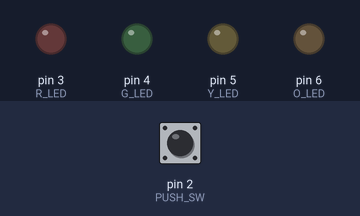
The sketch below on a simulated Arduino Uno, built with avr-gcc and run on an emulated ATmega328P. On the bench: output pins drawn as LEDs (lit = HIGH). The test bench sets the inputs (shaded band); at power-on: pin 2 (PUSH_SW) HIGH. What the sketch prints to the serial monitor is not drawn.

Above: at 0.8 s.
0.9 s: pin 2 (PUSH_SW) pulled LOW for 0.15 s
At 1.9 s:
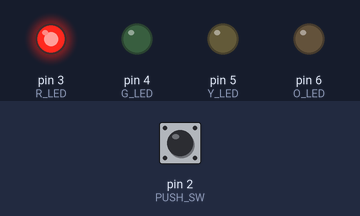
2.5 s: pin 2 (PUSH_SW) pulled LOW for 1 s
At 4.1 s:
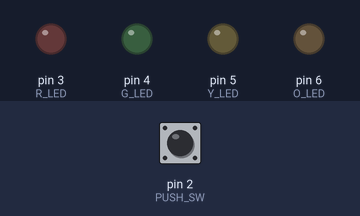
5.0 s: pin 2 (PUSH_SW) pulsed LOW 5 times (0.12 s each, 0.3 s apart)
At 6.18 s:
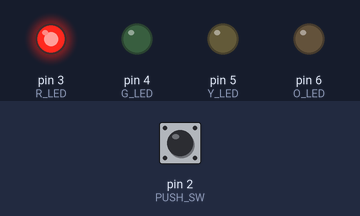
8.0 s: pin 2 (PUSH_SW) pulsed LOW 5 times (0.12 s each, 0.3 s apart)
At 10.5 s:
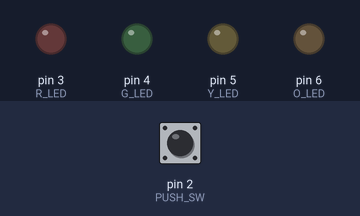
11.0 s: pin 2 (PUSH_SW) pulled LOW for 0.15 s
At 11.7 s:
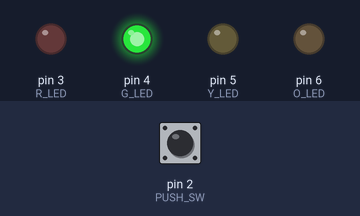
12.6 s: pin 2 (PUSH_SW) pulled LOW for 3.2 s
At 13.9 s:
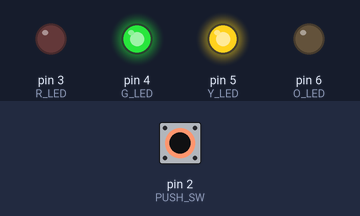
Timing chart, 0 to 15.6 s (numbered marks = the images above; inputs shaded):
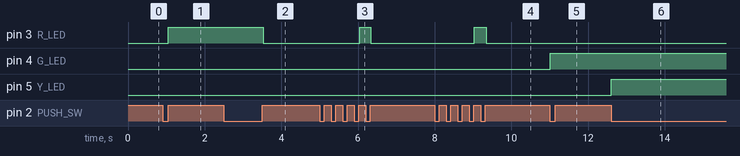

Measured:
- after the input at 0.9 s, pin 3 (R_LED): LOW → HIGH after 0.15 s
- after the input at 2.5 s, pin 3 (R_LED): HIGH → LOW after 1.0 s
- after the input at 5.0 s, pin 3 (R_LED): LOW → HIGH after 1.0 s, → LOW 0.29 s later
- after the input at 8.0 s, pin 3 (R_LED): LOW → HIGH after 1.0 s, → LOW 0.32 s later
- after the input at 11.0 s, pin 4 (G_LED): LOW → HIGH at once
- after the input at 12.6 s, pin 5 (Y_LED): LOW → HIGH at once

The sketch:

code_check1.ino
```cpp
#include <Arduino_FreeRTOS.h>  //เรียกใช้คลังโปรแกรมสำหรับเรียกฟังก์ชัน Arduino_FreeRTOS.h
#define R_LED 3                //กำหนด PIN3 สำหรับแสดงแอลอีดี RED
#define G_LED 4                //กำหนด PIN4 สำหรับแสดงแอลอีดี GREEN
#define Y_LED 5                //กำหนด PIN5 สำหรับแสดงแอลอีดี YELLOW
#define O_LED 6                //กำหนด PIN5 สำหรับแสดงแอลอีดี YELLOW
#define PUSH_SW 2              //กำหนด PIN2 สำหรับรับค่าจากการกดปุ่มสวิตช์
int display = 0;               //ประกาศตัวแปร display สำหรับแสดงผลแอลอีดี
//if display=1 then turn on only Red LED
//if display=2 then turn on only Green LED
//if display=3 then turn on only Yellow LED

void setup() {
  //สร้าง Task 4 ฟังก์ชัน
  Serial.begin(9600);
  xTaskCreate(Read_Switch, "Read push button switch", 128, NULL, 1, NULL);
  xTaskCreate(Display_R_LED, "Red LED Task", 128, NULL, 1, NULL);
  xTaskCreate(Display_G_LED, "Green LED Task", 128, NULL, 1, NULL);
  xTaskCreate(Display_Y_LED, "Yellow LED Task", 128, NULL, 1, NULL);
  xTaskCreate(Display_O_LED, "Orange LED Task", 128, NULL, 1, NULL);
  vTaskStartScheduler();  //Start the scheduler so the tasks start executing
}

void Display_R_LED(void *pvParameters)
//สร้าง Task Display_R_LED สำหรับ OUTPUT Red LED
{
  pinMode(R_LED, OUTPUT);  //กำหนด PINMODE R_LED เป็น OUTPUT
  while (1) {
    if (display == 1) {           //ตรวจสอบว่าค่าในตัวแปร display เท่ากับ 1 หรือไม่ ?
      digitalWrite(R_LED, HIGH);  //ถ้าค่าในตัวแปร display เท่ากับ 1 แอลอีดีสีแดงสว่าง
      Serial.print("R");
    } else {                     //ถ้าค่าในตัวแปร display ไม่เท่ากับ 1
      digitalWrite(R_LED, LOW);  //--แอลอีดีสีแดงดับ
    }
  }
}

void Display_G_LED(void *pvParameters)
//สร้าง Task Display_G_LED สำหรับ OUTPUT Green LED
{
  pinMode(G_LED, OUTPUT);  //กำหนด PINMODE G_LED เป็น OUTPUT
  while (1) {
    if (display == 2) {           //ตรวจสอบว่าค่าในตัวแปร display เท่ากับ 2 หรือไม่ ?
      digitalWrite(G_LED, HIGH);  //ถ้าค่าในตัวแปร display เท่ากับ 2 แอลอีดีสีเขียวสว่าง
      Serial.print("G");
    } else {                     //ถ้าค่าในตัวแปร display ไม่เก่ากับ 2
      digitalWrite(G_LED, LOW);  //--แอลอีดีสีเขียวดับ
    }
  }
}


void Display_Y_LED(void *pvParameters)
//สร้าง Task Display_Y_LED สำหรับ OUTPUT Yellow LED
{
  pinMode(Y_LED, OUTPUT);  //กำหนด PINMODE Y_LED เป็น OUTPUT
  while (1) {
    if (display == 3) {           //ตรวจสอบว่าค่าในตัวแปร display เท่ากับ 3 หรือไม่ ?
      digitalWrite(Y_LED, HIGH);  //ถ้าค่าในตัวแปร display เท่ากับ 3 แอลอีดีสีเหลืองสว่าง
      Serial.print("Y");
    } else {                     //ถ้าค่าในตัวแปร display ไม่เก่ากับ 3
      digitalWrite(Y_LED, LOW);  //--แอลอีดีสีเหลืองดับ
    }
  }
}

void Display_O_LED(void *pvParameters)
//สร้าง Task Display_Y_LED สำหรับ OUTPUT Yellow LED
{
  pinMode(O_LED, OUTPUT);  //กำหนด PINMODE Y_LED เป็น OUTPUT
  while (1) {
    if (display == 4) {           //ตรวจสอบว่าค่าในตัวแปร display เท่ากับ 3 หรือไม่ ?
      digitalWrite(O_LED, HIGH);  //ถ้าค่าในตัวแปร display เท่ากับ 3 แอลอีดีสีเหลืองสว่าง
      Serial.print("Y");
    } else {                     //ถ้าค่าในตัวแปร display ไม่เก่ากับ 3
      digitalWrite(O_LED, LOW);  //--แอลอีดีสีเหลืองดับ
    }
  }
}

void Read_Switch(void *pvParameters)
//สร้าง Task Display_Y_LED สำหรับอ่านค่าจากการกดปุ่มสวิตช์
{
  pinMode(PUSH_SW, INPUT);  //กำหนด PINMODE PUSH_SW เป็น INPUT
  while (1) {
    int sw_status = digitalRead(PUSH_SW);  //ประกาศตัวแปร sw_status เพื่อเก็บค่าการกดปุ่มสวิตช์
    if (sw_status == LOW) {
      vTaskDelay(pdMS_TO_TICKS(10));
      sw_status = digitalRead(PUSH_SW);
      if (sw_status == LOW) {  //ตรวจสอบว่ามีการกดปุ่มสวิตช์หรือไม่ ?
        while (sw_status == LOW) {
          sw_status = digitalRead(PUSH_SW);
        }
        display++;          //ตรวจสอบพบว่ามีการกดปุ่มสวิตช์ เพิ่มค่าในตัวแปร display ขึ้นหนึ่งค่า
        if (display > 4) {  //ตรวจสอบว่าค่าในตัวแปร display มากกว่า 3 หรือไม่ ?
          display = 0;      //ถ้าค่าในตัวแปร display มากกว่า 3
                            //--ให้กำหนดค่าในตัวแปร display เท่ากับ 0
        }
      }
    }
  }
}
void loop() {}
```
